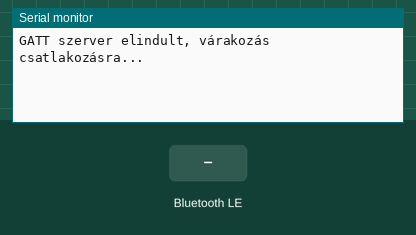
A program run on a simulated ESP32. Parts: the last lines printed to the serial monitor. The test bench sets the inputs (shaded band). Nothing arrives over Bluetooth unless stated; a phone connects over Bluetooth LE 3 s after start.

Above: at 1.2 s.
1.3 s: Bluetooth LE write "1" received
At 2.6 s:
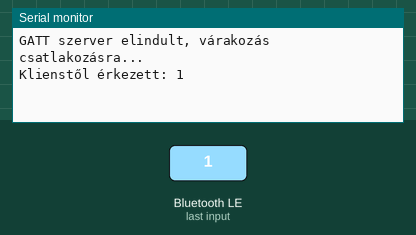
4.3 s: Bluetooth LE write "0" received
At 4.9 s:
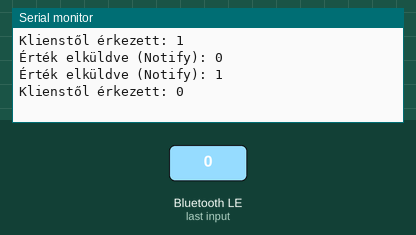
5.8 s: Bluetooth LE write "2" received
At 5.98 s:
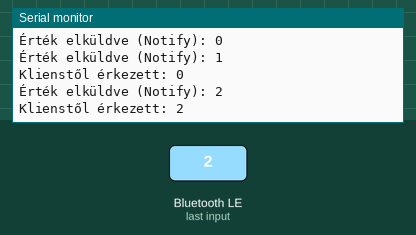
Timing chart, 0 to 8.8 s (numbered marks = the images above; inputs shaded):
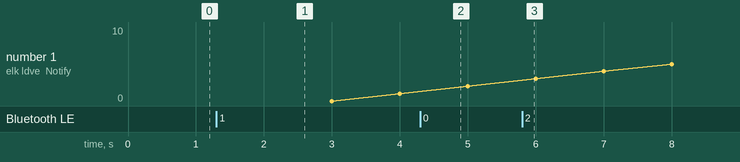

Measured:
- after the input at 1.3 s, the serial monitor: prints a new line after 0.05 s (image 1)
- after the input at 4.3 s, the serial monitor: prints a new line after 0.05 s (image 2)
- after the input at 5.8 s, the serial monitor: prints a new line after 0.05 s (image 3)

The program:

main.cpp
```cpp
#include <Arduino.h>
#include <BLEDevice.h>
#include <BLEServer.h>
#include <BLEUtils.h>
#include <BLE2902.h>

// Egyedi UUID-k (online generátorral, pl. uuidgenerator.net-tel létrehozva)
#define SERVICE_UUID        "4fafc201-1fb5-459e-8fcc-c5c9c331914b"
#define CHARACTERISTIC_UUID "beb5483e-36e1-4688-b7f5-ea07361b26a8"

BLEServer* pServer = nullptr;
BLECharacteristic* pCharacteristic = nullptr;
bool deviceConnected = false;
uint32_t counter = 0;

// Csatlakozási események figyelése
class MyServerCallbacks: public BLEServerCallbacks {
    void onConnect(BLEServer* pServer) override {
      deviceConnected = true;
    }

     void onDisconnect(BLEServer* pServer) override {
        deviceConnected = false;
        // Rövid késleltetés adása vagy a stack újraélesztése
        delay(100);
        BLEDevice::startAdvertising();
        Serial.println("Kliens lekapcsolódott, hirdetés újraindítva.");
    }
};

// Írási esemény figyelése (amikor a kliens adatot küld a szervernek)
class MyCharacteristicCallbacks: public BLECharacteristicCallbacks {
    void onWrite(BLECharacteristic *pCharacteristic) override {
      std::string rxValue = pCharacteristic->getValue();
      if (rxValue.length() > 0) {
        Serial.print("Klienstől érkezett: ");
        for (int i = 0; i < rxValue.length(); i++) {
          Serial.print(rxValue[i]);
        }
        Serial.println();
      }
    }
};

void setup() {
  Serial.begin(115200);

  // 1. BLE stack inicializálása az eszköz nevével
  BLEDevice::init("ESP32_GATT_Példa");

  // 2. GATT Szerver létrehozása és callback bekötése
  pServer = BLEDevice::createServer();
  pServer->setCallbacks(new MyServerCallbacks());

  // 3. Szolgáltatás (Service) definiálása
  BLEService *pService = pServer->createService(SERVICE_UUID);

  // 4. Karakterisztika létrehozása a kívánt jogokkal
  pCharacteristic = pService->createCharacteristic(
                      CHARACTERISTIC_UUID,
                      BLECharacteristic::PROPERTY_READ   |
                      BLECharacteristic::PROPERTY_WRITE  |
                      BLECharacteristic::PROPERTY_NOTIFY
                    );

  // Értesítések engedélyezéséhez elengedhetetlen leíró (CCCD)
  pCharacteristic->addDescriptor(new BLE2902());
  pCharacteristic->setCallbacks(new MyCharacteristicCallbacks());

  // 5. Szolgáltatás indítása
  pService->start();

  // 6. Hirdetés (Advertising) beállítása, hogy a kliens rátaláljon
  BLEAdvertising *pAdvertising = BLEDevice::getAdvertising();
  pAdvertising->addServiceUUID(SERVICE_UUID);
  pAdvertising->setScanResponse(true);
  pAdvertising->setMinPreferred(0x06);  // iPhone/Linux gyors újracsatlakozáshoz
  pAdvertising->setMinPreferred(0x12);
  BLEDevice::startAdvertising();

  Serial.println("GATT szerver elindult, várakozás csatlakozásra...");
}

void loop() {
  // Ha csatlakozva van a kliens, másodpercenként értesítést (Notify) küldünk
  if (deviceConnected) {
    pCharacteristic->setValue(String(counter).c_str());
    pCharacteristic->notify();
    Serial.printf("Érték elküldve (Notify): %d\n", counter);
    counter++;
    delay(1000);
  }
}
```
